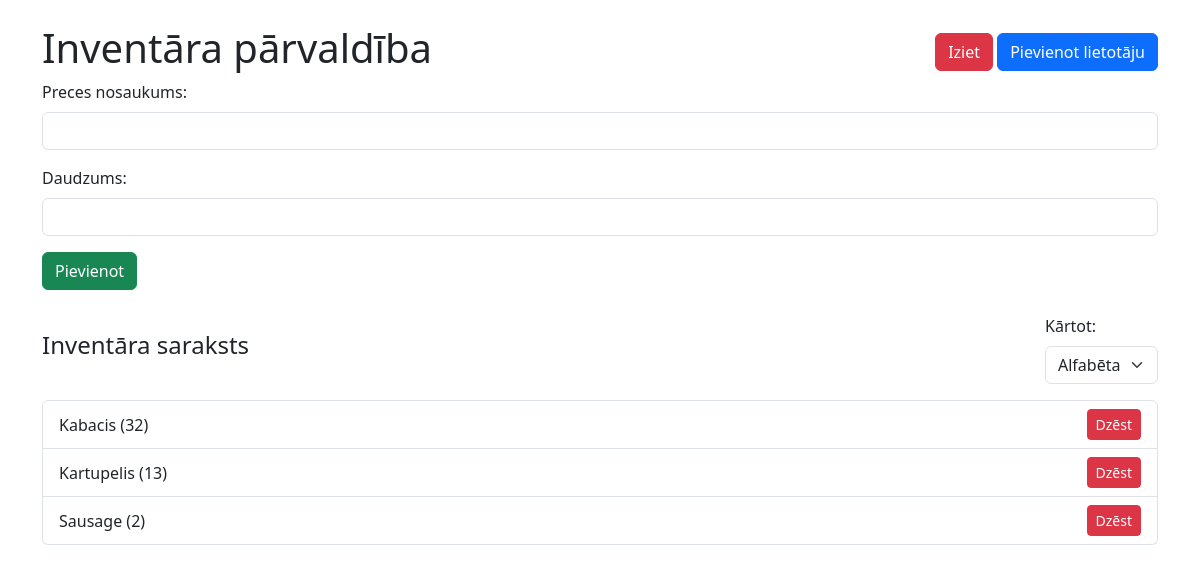
The page /dashboard (signed in) on the database as committed earlier.
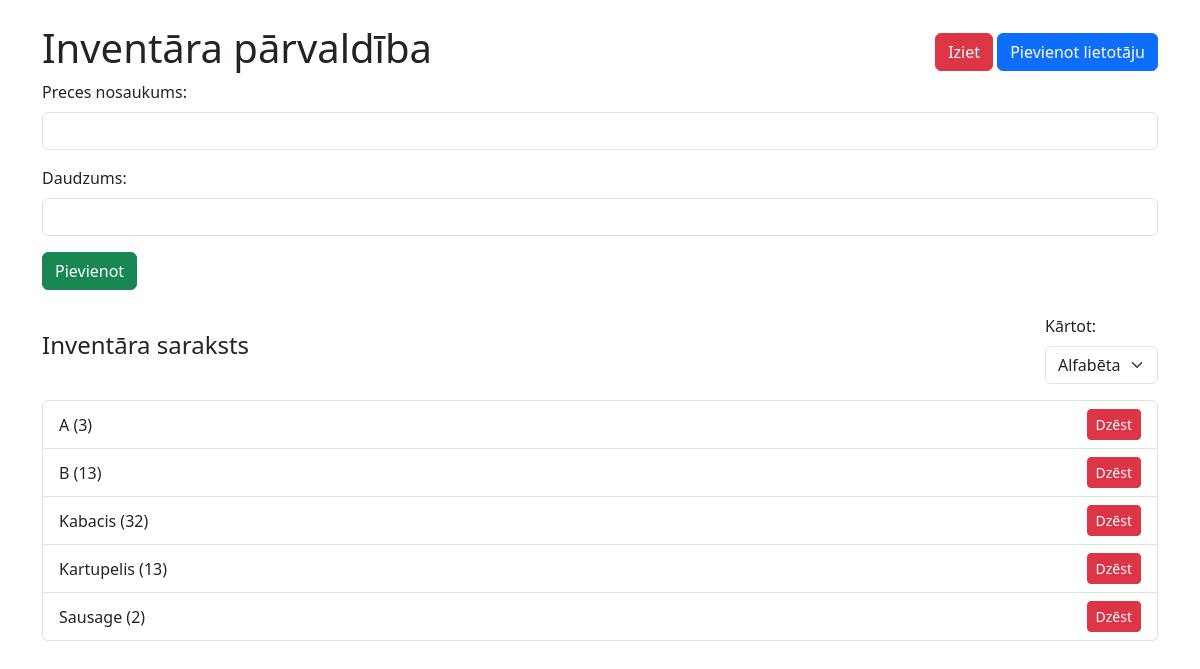
The same page on the database as committed later.
### tables this page shows
CREATE TABLE inventory (
            id INTEGER PRIMARY KEY AUTOINCREMENT,
            name TEXT NOT NULL,
            quantity INTEGER NOT NULL
        );

### app.py (the view)
@app.route('/dashboard')
def dashboard():
    if 'user_id' not in session:
        flash("Jums jāpieslēdzas!", "warning")
        return redirect(url_for('login'))
    admin_status = is_admin(session['user_id'])
    sort_option = request.args.get('sort', 'alphabet')
    conn = get_db_connection()
    if sort_option == 'asc':
        items = conn.execute("SELECT * FROM inventory ORDER BY quantity ASC").fetchall()
    elif sort_option == 'desc':
        items = conn.execute("SELECT * FROM inventory ORDER BY quantity DESC").fetchall()
    else:
        items = conn.execute("SELECT * FROM inventory ORDER BY name ASC").fetchall()
    conn.close()
    return render_template('dashboard.html', items=items, is_admin=admin_status)

### app.py (called while the page is built)
def get_db_connection():
    conn = sqlite3.connect('database.db')
    conn.row_factory = sqlite3.Row
    return conn

def is_admin(user_id):
    conn = get_db_connection()
    cursor = conn.cursor()
    cursor.execute("SELECT * FROM users WHERE id = ?", (user_id,))
    user = cursor.fetchone()
    conn.close()
    return user['is_admin'] == 1

@app.before_request
def check_session_timeout():
    session.modified = True  # Updates session timer on user activity
    if 'user_id' not in session:
        if request.endpoint not in ['login', 'static']:
            flash("Your session has expired. Please log in again.", "warning")
            return redirect(url_for('login'))

### templates/dashboard.html (shortened to what this page needs)
<!DOCTYPE html>
<html lang="lv">
<head>
    <link rel="stylesheet" href="https://cdn.jsdelivr.net/npm/bootstrap@5.3.0/dist/css/bootstrap.min.css">
</head>
<body class="container mt-4">
    <header class="d-flex justify-content-between align-items-center">
        <h1>Inventāra pārvaldība</h1>
        <div class="header-right">
            {% if session['user_id'] %}
                <a href="{{ url_for('logout') }}" class="btn btn-danger">Iziet</a>
                {% if is_admin %}
                    <a href="{{ url_for('add_user') }}" class="btn btn-primary">Pievienot lietotāju</a>
                {% endif %}
            {% endif %}
        </div>
    </header>
    <form action="{{ url_for('add_item') }}?sort={{ request.args.get('sort', 'alphabet') }}" method="POST" class="mb-4" id="inventory-form">
        <div class="mb-3">
            <label for="name" class="form-label">Preces nosaukums:</label>
            <input type="text" class="form-control" id="name" name="name" required autocomplete="off">
        </div>
        <div class="mb-3">
            <label for="quantity" class="form-label">Daudzums:</label>
            <input type="number" class="form-control" name="quantity" required>
        </div>
        <button type="submit" class="btn btn-success">Pievienot</button>
    </form>
    <div class="d-flex justify-content-between align-items-center mb-3">
        <h4>Inventāra saraksts</h4>
        <div>
            <label for="sort" class="form-label me-2">Kārtot:</label>
            <select id="sort" class="form-select" onchange="window.location.href=this.value;">
                <option value="{{ url_for('dashboard', sort='alphabet') }}" {% if request.args.get('sort') == 'alphabet' %} selected {% endif %}>Alfabēta</option>
            </select>
        </div>
    </div>
    <ul class="list-group">
        {% for item in items %}
            <li class="list-group-item d-flex justify-content-between align-items-center">
                {{ item.name }} ({{ item.quantity }})
                <a href="{{ url_for('delete_item', item_id=item.id) }}" class="btn btn-danger btn-sm">Dzēst</a>
            </li>
        {% endfor %}
    </ul>
</body>
</html>

Rows that differ between the two databases and show on the page:
added inventory: name "A", quantity "3"
added inventory: name "B", quantity "13"
